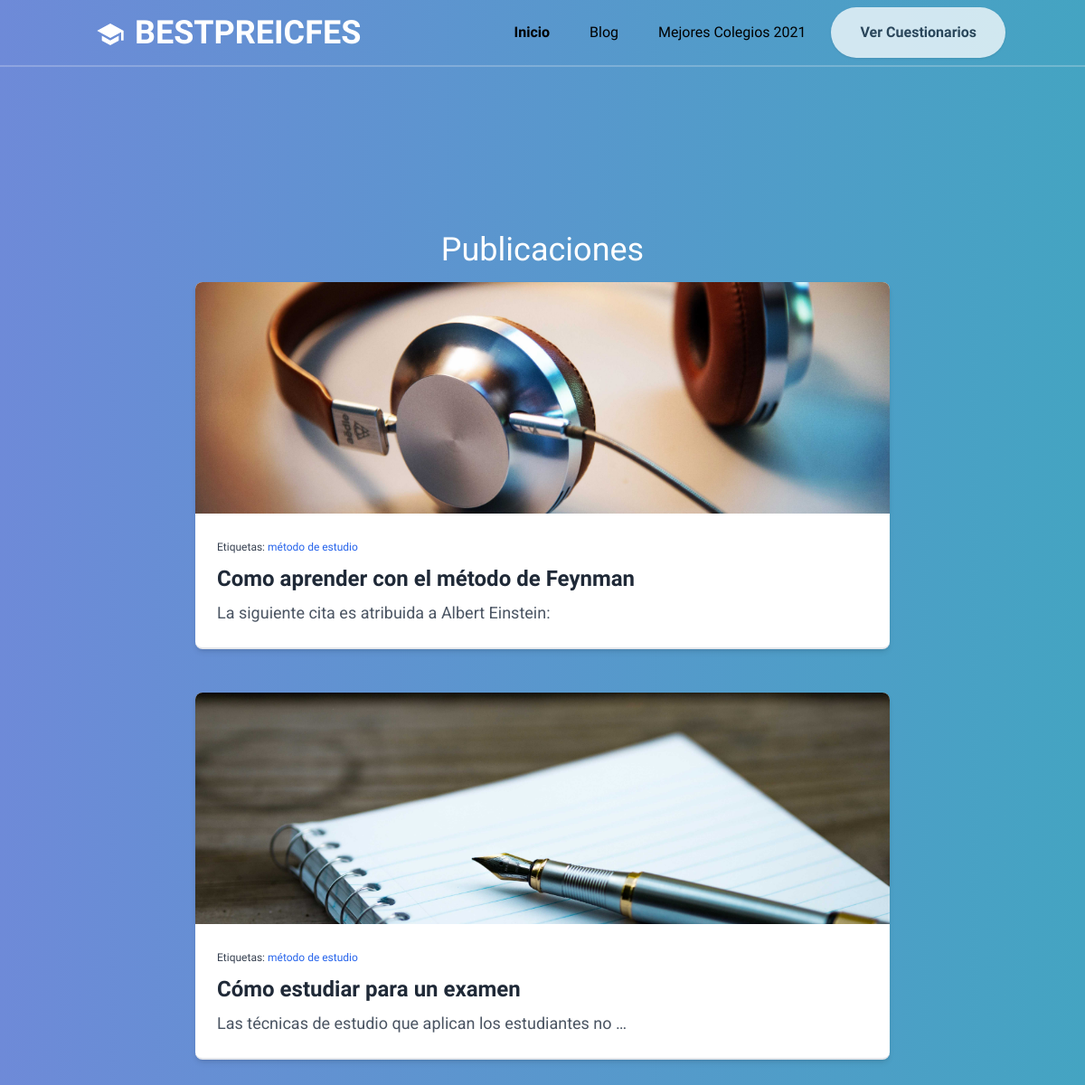
The page /blog/posts/ on the database as committed earlier.
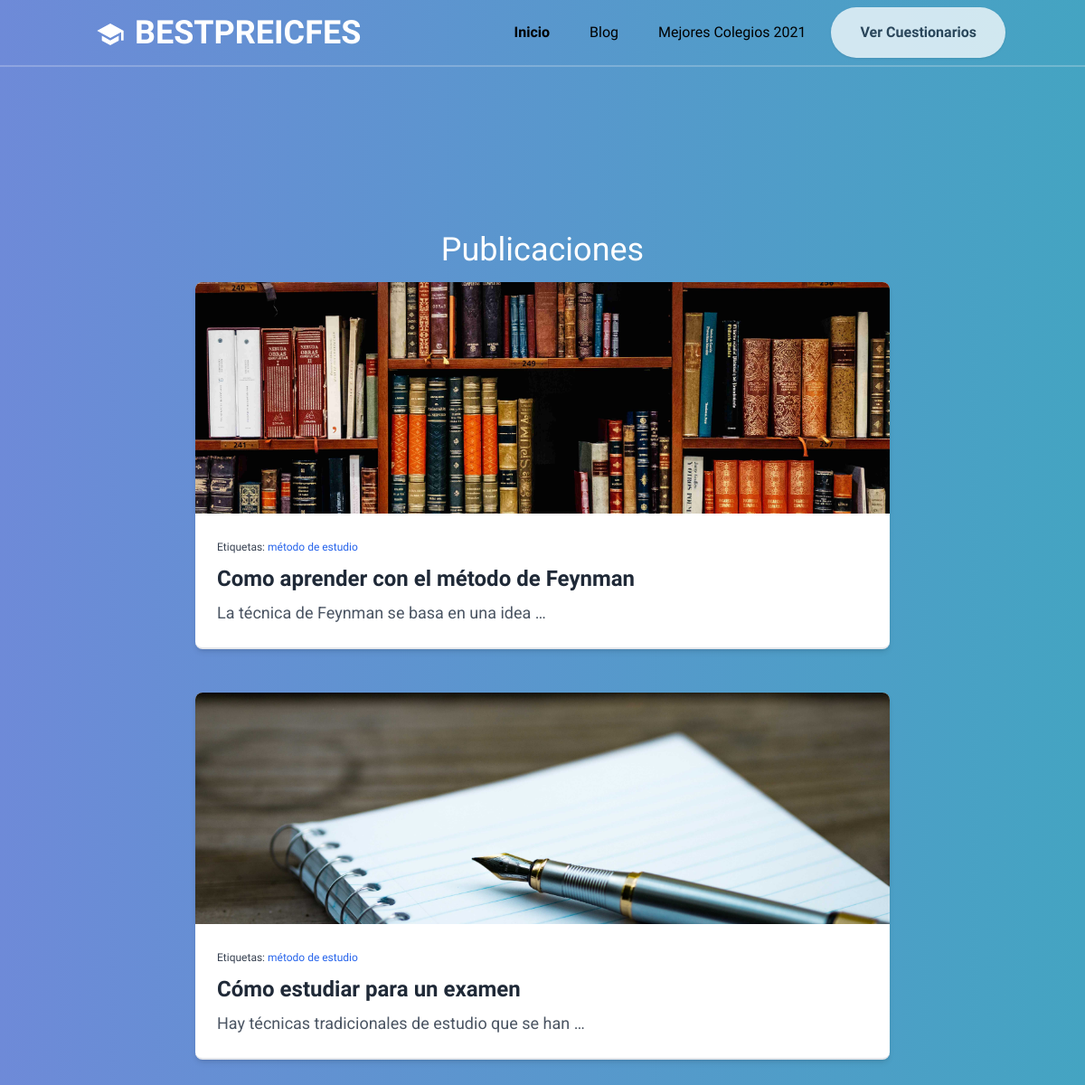
The same page on the database as committed later.
### blog/models.py (models this page shows, shortened)
class Post(models.Model):
    class Meta:
        ordering = ['-fecha_creacion']
    titulo = models.CharField(max_length=255, unique=True)
    info = models.CharField(max_length=255, blank=True)
    slug = models.SlugField(max_length=255, unique=True, null=True, blank=True)
    contenido = models.TextField(null=True, blank=True)
    fecha_creacion = models.DateTimeField(auto_now_add=True)
    fecha_modificado = models.DateTimeField(auto_now=True)
    fue_publicado = models.BooleanField(default=False)
    etiquetas = models.ManyToManyField(Etiqueta, blank=True)
    imagen = models.ImageField(upload_to='media', null=True, blank=True)
    def get_absolute_url(self):
        return reverse('blog:post', args=[str(self.slug)])

class Etiqueta(models.Model):
    nombre = models.CharField(max_length=50, unique=True)

### blog/views.py (the view)
# urls.py: path('posts/', views.PostListView.as_view(), name='posts'),
class PostListView(generic.ListView):
    model = Post
    context_object_name = 'posts'
    template_name = 'blog/posts.html'

### blog/templates/blog/posts.html
{% extends 'blog/base.html' %}
{% load static %}
{% block content%}
<section class="pt-64">
  <h1 class="text-4xl text-center mb-4">Publicaciones</h1>
  {% for post in posts %}
  <article class="max-w-3xl mx-auto bg-white overflow-hidden shadow-md rounded-lg mb-12 border-b-2">
    <img class="w-full h-64 object-cover" src="{{ post.imagen.url }}" alt="{{ post.titulo }}"/>
    <div class="p-6">
      <div class="">
        {% for etiqueta in post.etiquetas.all %}
         <span class="text-gray-700 text-xs">Etiquetas: </span><span class="text-blue-600 text-xs">{{ etiqueta.nombre }}</span>
        {% endfor %}
        <a class="block text-gray-800 font-semibold text-2xl mt-2 hover:text-gray-600 hover:underline" href="{{ post.get_absolute_url }}">{{ post.titulo }}</a>
        <div class="text-sm text-gray-600 mt-2">{{ post.contenido | safe | truncatewords:10 }}</div>
      </div>
    </div>
  </article>
{% endfor %}
</section>
{% endblock %}

### blog/templates/blog/base.html (shortened to what this page needs)
{% load static %}
<!DOCTYPE html>
<html lang="es">
<head>
  <link rel="stylesheet" href="{% static 'css/output.css' %}">
</head>
<body class="leading-normal tracking-normal text-white gradient" style="font-family: 'Source Sans Pro', sans-serif;">
  <nav id="header" class="fixed w-full z-30 top-0 text-white">
      <div class="w-full container mx-auto flex flex-wrap items-center justify-between mt-0 py-2">
        <div class="pl-4 flex items-center">
          <a class="toggleColour text-white no-underline hover:no-underline font-bold text-2xl lg:text-4xl" href="{% url 'preicfesapp:inicio' %}">
            <svg class="h-8 fill-current inline" xmlns="http://www.w3.org/2000/svg" height="36px" viewBox="0 0 24 24" width="36px" fill="#FFFFFF"><path d="M0 0h24v24H0z" fill="none"/><path d="M5 13.18v4L12 21l7-3.82v-4L12 17l-7-3.82zM12 3 1 9l11 6 9-4.91V17h2V9L12 3z"/></svg>
            BESTPREICFES
          </a>
        </div>
        <div class="w-full flex-grow lg:flex lg:items-center lg:w-auto hidden mt-2 lg:mt-0 bg-white lg:bg-transparent text-black p-4 lg:p-0 z-20" id="nav-content">
          <ul class="list-reset lg:flex justify-end flex-1 items-center">
            <li class="mr-3">
              <a class="inline-block py-2 px-4 text-black font-bold no-underline" href="{% url 'preicfesapp:inicio' %}">Inicio</a>
            </li>
            <li class="mr-3">
              <a class="inline-block text-black no-underline hover:text-gray-800 hover:text-underline py-2 px-4" href="{% url 'blog:posts' %}">Blog</a>
            </li>
            <li class="mr-3">
              <a class="inline-block text-black no-underline hover:text-gray-800 hover:text-underline py-2 px-4" href="{% url 'saber11:index' %}">Mejores Colegios 2021</a>
            </li>
          </ul>
          <a href="{% url 'preicfesapp:main' %}"
            id="navAction"
            class="mx-auto lg:mx-0 hover:underline bg-white text-gray-800 font-bold rounded-full mt-4 lg:mt-0 py-4 px-8 shadow opacity-75 focus:outline-none focus:shadow-outline transform transition hover:scale-105 duration-300 ease-in-out"
          >
            Ver Cuestionarios
          </a>
        </div>
      </div>
      <hr class="border-b border-gray-100 opacity-25 my-0 py-0" />
  </nav>
{% block content %}
{% endblock %}
</body>
</html>

### blog/templates/blog/base.html (style rules this page uses)
.gradient { background: linear-gradient(90deg, #6e8ad8 0%, #44a4c2 100%); }
p, h1, h2 { font-family: 'Roboto', sans-serif; }

Rows that differ between the two databases and show on the page:
changed Post "Como aprender con el método de Feynman": imagen: a different picture; contenido "La siguiente cita es atribuida a Albert Einstein:" → "La técnica de Feynman se basa en una idea …"
changed Post "Cómo estudiar para un examen": contenido "Las técnicas de estudio que aplican los estudiantes no …" → "Hay técnicas tradicionales de estudio que se han …"
